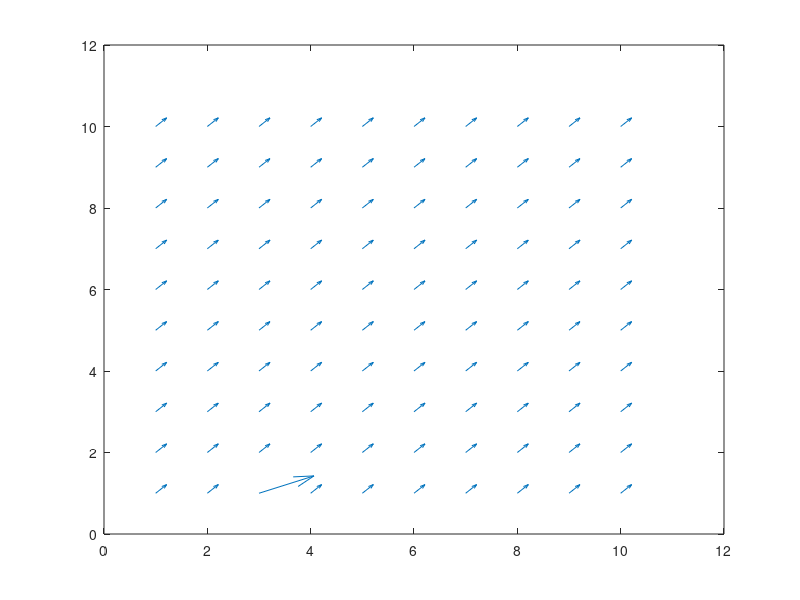

Reproduce this figure in MATLAB.
% quiver(x, y, u, v) - vector at each(x, y) pair w direction (u, v)

u = zeros(10);
v = zeros(10);

for i = 1:10
    for j = 1:10
        u(i,j) = 1;
        v(i,j) = 1;
    end
end

% changing vector at (3,1) to (5,2)
u(1,3) = 5;
v(1,3) = 2;

x = 1:10;
y = 1:10;

quiver(x, y, u, v)